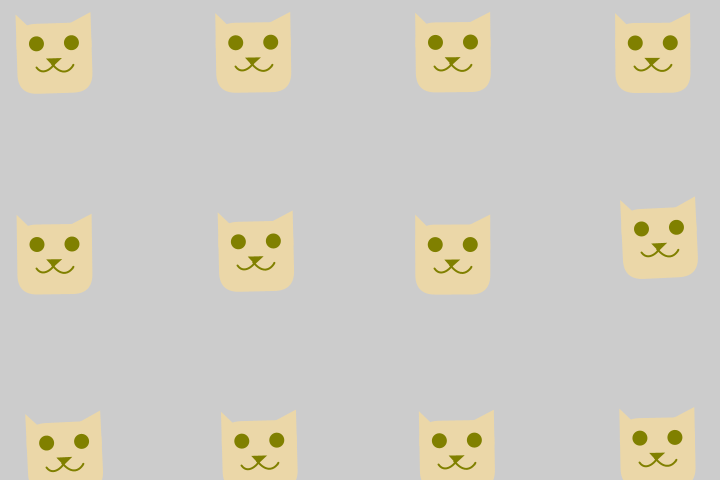
Frame 1 (no input)
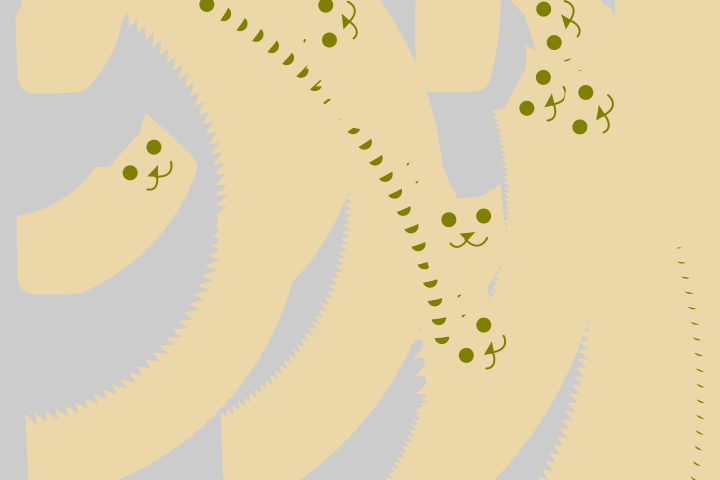
Frame 60 (the mouse pressed at the canvas centre just before this capture)
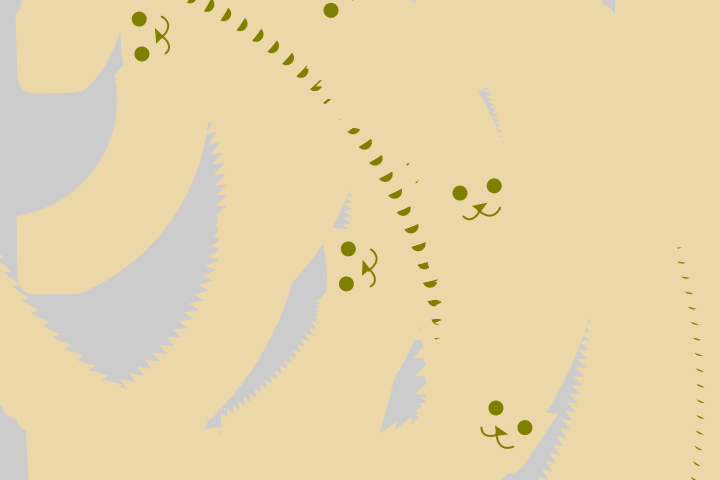
Frame 120 (the mouse held since frame 60 and released just before this capture)

The Processing sketch that drew these frames (run headless with seeded random() and noise(); from frame 60 on, the mouse is pressed at the canvas centre):

// Processing sketch: pat8b
// ── pat8b.pde
float[] rotationSpeeds; //array (container) to store rotation speeds for each cat

void setup() {
  size(720, 480);

  int columns = width / 100; //number of columns in the grid (how many cats fit horizontally)
  int rows = height / 100; //number of rows in the grid (how many cats fit vertically)
  int arrayLength = columns * rows;  //how many cats are there in total?

  rotationSpeeds = new float[arrayLength]; // we are creating/preparing the container with enough space for all the rotation speeds

  //for: This is the keyword that indicates the start of a loop.
  //int i = 0: We're declaring a new variable called i and setting its initial value to 0. This variable i will serve as the index of the current element we're working with in the rotationSpeeds array.
  //i < arrayLength: This is the condition that determines whether the loop should continue or stop. As long as i is less than the arrayLength (= the total amount of cats), the loop will continue.
  //i++: This is the increment statement. After each iteration of the loop, the value of i will increase by 1.

  for (int i = 0; i < arrayLength; i++) { // We are giving each cat (in the rotationSpeeds array) a random rotation speed between 0.001 and 0.01
    rotationSpeeds[i] = random(0.001, 0.05); //we are randomly choosing a rotation speed for each cat, between a very slow and a somewhat fast speed.this value is stored in the rotationSpeeds array at the index i, which corresponds to the current cat.
  }
}

void draw() {
  int countX = 0; //a counter for the horizontal position of the cats
  int countY = 0; //a counter for the vertical position of the cats
  int index = 0; //a counter to access the rotation speed of each cat

  while (countX < width) { //we are going to repeat some actions for each column of cats
    while (countY < height) { //we are going to repeat some actions for each column of cats
      push(); //we are moving the drawing origin to the current position of the cat
      translate(countX, countY); //move the origin of the coordinate system to the current position
      rotate(-frameCount * rotationSpeeds[index]); //rotate the cat based on the frame count and rotation speed

      Kat(countX, countY); //draw the cat at the current position

      pop(); //restore the previous position and rotation of the drawing

      countY += 100; //move to the next row of cats
      index++; //move to the next rotation speed for the next cat

      if (index >= rotationSpeeds.length) { //if we reached the end of the rotation speeds, we stop drawing more cats
        break;
      }
    }

    countX += 100; //move to the next row of cats
    countY = 0; //we are resetting the vertical position to the top

    if (index >= rotationSpeeds.length) { //if we reached the end of the rotation speeds, we stop drawing more cats
      break;
    }
  }
}

//this function is responsible for drawing the cat at a given position
void Kat(int xPos, int yPos) {
  pushMatrix();
  translate(xPos, yPos);

  noStroke();
  fill(235, 215, 168);
  rect(15, 25, 75, 70, 20);
  triangle(15, 15, 15, 50, 50, 50);
  triangle(90, 15, 90, 50, 20, 50);
  fill(128, 128, 0);
  circle(35, 45, 15);
  circle(70, 45, 15);
  triangle(44, 60, 60, 60, 51, 68);
  stroke(128, 128, 0);
  strokeWeight(2);
  noFill();
  beginShape();
  vertex(50, 66);
  bezierVertex(56, 62, 42, 81, 34, 69);
  endShape();
  stroke(128, 128, 0);
  strokeWeight(2);
  noFill();
  beginShape();
  vertex(50, 66);
  bezierVertex(65, 85, 74, 61, 70, 69);
  endShape();

  popMatrix();
}
